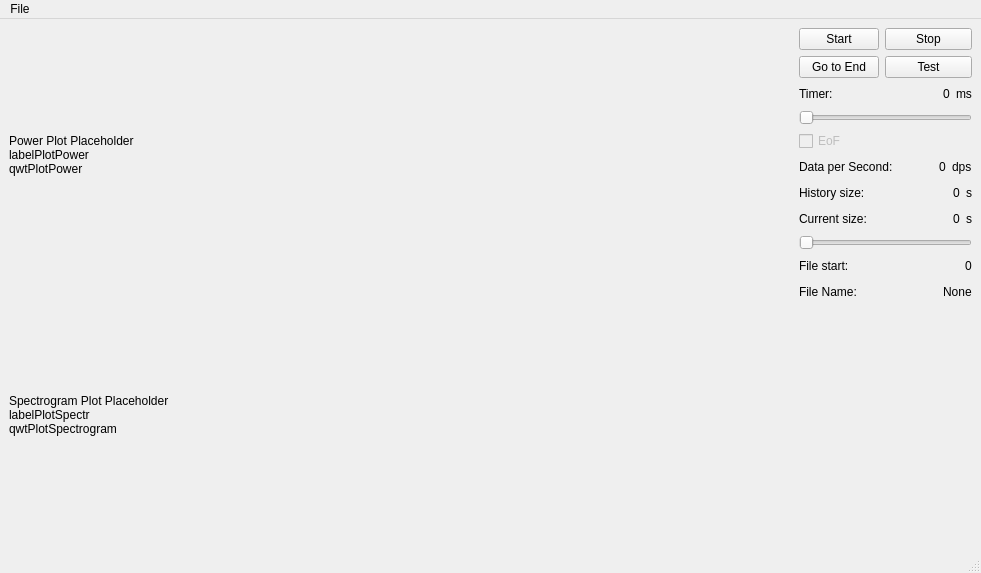
<?xml version="1.0" encoding="UTF-8"?>
<ui version="4.0">
 <class>MonitorMainUI</class>
 <widget class="QMainWindow" name="MonitorMainUI">
  <property name="geometry">
   <rect>
    <x>0</x>
    <y>0</y>
    <width>981</width>
    <height>573</height>
   </rect>
  </property>
  <property name="windowTitle">
   <string>Spectrum Analyser</string>
  </property>
  <property name="windowIcon">
   <iconset>
    <normaloff>resources/utilities_system_monitor.png</normaloff>resources/utilities_system_monitor.png</iconset>
  </property>
  <widget class="QWidget" name="centralwidget">
   <layout class="QGridLayout" name="gridLayout" columnstretch="1,0">
    <property name="leftMargin">
     <number>9</number>
    </property>
    <item row="0" column="0">
     <layout class="QVBoxLayout" name="verticalPlts">
      <item>
       <widget class="QLabel" name="labelPlotPower">
        <property name="minimumSize">
         <size>
          <width>610</width>
          <height>250</height>
         </size>
        </property>
        <property name="text">
         <string>Power Plot Placeholder
labelPlotPower
qwtPlotPower</string>
        </property>
       </widget>
      </item>
      <item>
       <widget class="QLabel" name="labelPlotSpectrogram">
        <property name="minimumSize">
         <size>
          <width>610</width>
          <height>250</height>
         </size>
        </property>
        <property name="text">
         <string>Spectrogram Plot Placeholder
labelPlotSpectr
qwtPlotSpectrogram</string>
        </property>
       </widget>
      </item>
     </layout>
    </item>
    <item row="0" column="1">
     <layout class="QVBoxLayout" name="verticalBtns">
      <property name="sizeConstraint">
       <enum>QLayout::SetDefaultConstraint</enum>
      </property>
      <item>
       <layout class="QFormLayout" name="formLayout">
        <item row="0" column="0">
         <widget class="QPushButton" name="pushButtonStart">
          <property name="maximumSize">
           <size>
            <width>127</width>
            <height>16777215</height>
           </size>
          </property>
          <property name="text">
           <string>Start</string>
          </property>
         </widget>
        </item>
        <item row="0" column="1">
         <widget class="QPushButton" name="pushButtonStop">
          <property name="maximumSize">
           <size>
            <width>127</width>
            <height>16777215</height>
           </size>
          </property>
          <property name="text">
           <string>Stop</string>
          </property>
         </widget>
        </item>
        <item row="1" column="1">
         <widget class="QPushButton" name="pushButtonTest">
          <property name="maximumSize">
           <size>
            <width>127</width>
            <height>16777215</height>
           </size>
          </property>
          <property name="text">
           <string>Test</string>
          </property>
         </widget>
        </item>
        <item row="1" column="0">
         <widget class="QPushButton" name="pushButtonGoToEnd">
          <property name="maximumSize">
           <size>
            <width>127</width>
            <height>16777215</height>
           </size>
          </property>
          <property name="toolTip">
           <string>&lt;html&gt;&lt;head/&gt;&lt;body&gt;&lt;p&gt;Go to end of the current file&lt;/p&gt;&lt;/body&gt;&lt;/html&gt;</string>
          </property>
          <property name="text">
           <string>Go to End</string>
          </property>
         </widget>
        </item>
       </layout>
      </item>
      <item>
       <layout class="QHBoxLayout" name="horizontalLayout">
        <property name="sizeConstraint">
         <enum>QLayout::SetFixedSize</enum>
        </property>
        <item>
         <widget class="QLabel" name="label_2">
          <property name="sizePolicy">
           <sizepolicy hsizetype="Maximum" vsizetype="Preferred">
            <horstretch>0</horstretch>
            <verstretch>0</verstretch>
           </sizepolicy>
          </property>
          <property name="text">
           <string>Timer:</string>
          </property>
         </widget>
        </item>
        <item>
         <spacer name="horizontalSpacer">
          <property name="orientation">
           <enum>Qt::Horizontal</enum>
          </property>
          <property name="sizeType">
           <enum>QSizePolicy::MinimumExpanding</enum>
          </property>
          <property name="sizeHint" stdset="0">
           <size>
            <width>40</width>
            <height>20</height>
           </size>
          </property>
         </spacer>
        </item>
        <item>
         <widget class="QLabel" name="label">
          <property name="sizePolicy">
           <sizepolicy hsizetype="Maximum" vsizetype="Preferred">
            <horstretch>0</horstretch>
            <verstretch>0</verstretch>
           </sizepolicy>
          </property>
          <property name="text">
           <string>0</string>
          </property>
         </widget>
        </item>
        <item>
         <widget class="QLabel" name="label_3">
          <property name="sizePolicy">
           <sizepolicy hsizetype="Maximum" vsizetype="Preferred">
            <horstretch>0</horstretch>
            <verstretch>0</verstretch>
           </sizepolicy>
          </property>
          <property name="text">
           <string>ms</string>
          </property>
         </widget>
        </item>
       </layout>
      </item>
      <item>
       <widget class="QSlider" name="hSliderTimer">
        <property name="sizePolicy">
         <sizepolicy hsizetype="Expanding" vsizetype="Fixed">
          <horstretch>0</horstretch>
          <verstretch>0</verstretch>
         </sizepolicy>
        </property>
        <property name="minimum">
         <number>1</number>
        </property>
        <property name="maximum">
         <number>1000</number>
        </property>
        <property name="singleStep">
         <number>10</number>
        </property>
        <property name="pageStep">
         <number>50</number>
        </property>
        <property name="orientation">
         <enum>Qt::Horizontal</enum>
        </property>
       </widget>
      </item>
      <item>
       <widget class="QCheckBox" name="checkBoxEoF">
        <property name="enabled">
         <bool>false</bool>
        </property>
        <property name="text">
         <string>EoF</string>
        </property>
       </widget>
      </item>
      <item>
       <layout class="QHBoxLayout" name="horizontalLayout_6">
        <item>
         <widget class="QLabel" name="label_10">
          <property name="text">
           <string>Data per Second:</string>
          </property>
         </widget>
        </item>
        <item>
         <spacer name="horizontalSpacer_6">
          <property name="orientation">
           <enum>Qt::Horizontal</enum>
          </property>
          <property name="sizeHint" stdset="0">
           <size>
            <width>40</width>
            <height>20</height>
           </size>
          </property>
         </spacer>
        </item>
        <item>
         <widget class="QLabel" name="labelDpS">
          <property name="text">
           <string>0</string>
          </property>
         </widget>
        </item>
        <item>
         <widget class="QLabel" name="label_13">
          <property name="text">
           <string>dps</string>
          </property>
         </widget>
        </item>
       </layout>
      </item>
      <item>
       <layout class="QHBoxLayout" name="horizontalLayout_2">
        <property name="sizeConstraint">
         <enum>QLayout::SetFixedSize</enum>
        </property>
        <item>
         <widget class="QLabel" name="label_4">
          <property name="sizePolicy">
           <sizepolicy hsizetype="Maximum" vsizetype="Preferred">
            <horstretch>0</horstretch>
            <verstretch>0</verstretch>
           </sizepolicy>
          </property>
          <property name="text">
           <string>History size:</string>
          </property>
         </widget>
        </item>
        <item>
         <spacer name="horizontalSpacer_2">
          <property name="orientation">
           <enum>Qt::Horizontal</enum>
          </property>
          <property name="sizeType">
           <enum>QSizePolicy::MinimumExpanding</enum>
          </property>
          <property name="sizeHint" stdset="0">
           <size>
            <width>40</width>
            <height>20</height>
           </size>
          </property>
         </spacer>
        </item>
        <item>
         <widget class="QLabel" name="label_7">
          <property name="sizePolicy">
           <sizepolicy hsizetype="Maximum" vsizetype="Preferred">
            <horstretch>0</horstretch>
            <verstretch>0</verstretch>
           </sizepolicy>
          </property>
          <property name="text">
           <string>0</string>
          </property>
         </widget>
        </item>
        <item>
         <widget class="QLabel" name="label_8">
          <property name="sizePolicy">
           <sizepolicy hsizetype="Maximum" vsizetype="Preferred">
            <horstretch>0</horstretch>
            <verstretch>0</verstretch>
           </sizepolicy>
          </property>
          <property name="text">
           <string>s</string>
          </property>
         </widget>
        </item>
       </layout>
      </item>
      <item>
       <layout class="QHBoxLayout" name="horizontalLayout_3">
        <property name="sizeConstraint">
         <enum>QLayout::SetFixedSize</enum>
        </property>
        <item>
         <widget class="QLabel" name="label_5">
          <property name="text">
           <string>Current size:</string>
          </property>
         </widget>
        </item>
        <item>
         <spacer name="horizontalSpacer_3">
          <property name="orientation">
           <enum>Qt::Horizontal</enum>
          </property>
          <property name="sizeType">
           <enum>QSizePolicy::MinimumExpanding</enum>
          </property>
          <property name="sizeHint" stdset="0">
           <size>
            <width>40</width>
            <height>20</height>
           </size>
          </property>
         </spacer>
        </item>
        <item>
         <widget class="QLabel" name="labelHistorySize">
          <property name="sizePolicy">
           <sizepolicy hsizetype="Maximum" vsizetype="Preferred">
            <horstretch>0</horstretch>
            <verstretch>0</verstretch>
           </sizepolicy>
          </property>
          <property name="text">
           <string>0</string>
          </property>
         </widget>
        </item>
        <item>
         <widget class="QLabel" name="label_6">
          <property name="sizePolicy">
           <sizepolicy hsizetype="Maximum" vsizetype="Preferred">
            <horstretch>0</horstretch>
            <verstretch>0</verstretch>
           </sizepolicy>
          </property>
          <property name="maximumSize">
           <size>
            <width>19</width>
            <height>16777215</height>
           </size>
          </property>
          <property name="text">
           <string>s</string>
          </property>
         </widget>
        </item>
       </layout>
      </item>
      <item>
       <widget class="QSlider" name="hSliderHistory">
        <property name="sizePolicy">
         <sizepolicy hsizetype="Expanding" vsizetype="Fixed">
          <horstretch>0</horstretch>
          <verstretch>0</verstretch>
         </sizepolicy>
        </property>
        <property name="minimum">
         <number>1</number>
        </property>
        <property name="maximum">
         <number>120</number>
        </property>
        <property name="singleStep">
         <number>2</number>
        </property>
        <property name="orientation">
         <enum>Qt::Horizontal</enum>
        </property>
       </widget>
      </item>
      <item>
       <layout class="QHBoxLayout" name="horizontalLayout_4">
        <property name="sizeConstraint">
         <enum>QLayout::SetFixedSize</enum>
        </property>
        <item>
         <widget class="QLabel" name="label_9">
          <property name="sizePolicy">
           <sizepolicy hsizetype="Maximum" vsizetype="Preferred">
            <horstretch>0</horstretch>
            <verstretch>0</verstretch>
           </sizepolicy>
          </property>
          <property name="text">
           <string>File start:</string>
          </property>
         </widget>
        </item>
        <item>
         <spacer name="horizontalSpacer_4">
          <property name="orientation">
           <enum>Qt::Horizontal</enum>
          </property>
          <property name="sizeType">
           <enum>QSizePolicy::MinimumExpanding</enum>
          </property>
          <property name="sizeHint" stdset="0">
           <size>
            <width>40</width>
            <height>20</height>
           </size>
          </property>
         </spacer>
        </item>
        <item>
         <widget class="QLabel" name="labelTimeStart">
          <property name="sizePolicy">
           <sizepolicy hsizetype="Maximum" vsizetype="Preferred">
            <horstretch>0</horstretch>
            <verstretch>0</verstretch>
           </sizepolicy>
          </property>
          <property name="text">
           <string>0</string>
          </property>
         </widget>
        </item>
       </layout>
      </item>
      <item>
       <layout class="QHBoxLayout" name="horizontalLayout_5">
        <property name="sizeConstraint">
         <enum>QLayout::SetFixedSize</enum>
        </property>
        <item>
         <widget class="QLabel" name="label_11">
          <property name="sizePolicy">
           <sizepolicy hsizetype="Maximum" vsizetype="Preferred">
            <horstretch>0</horstretch>
            <verstretch>0</verstretch>
           </sizepolicy>
          </property>
          <property name="text">
           <string>File Name:</string>
          </property>
         </widget>
        </item>
        <item>
         <spacer name="horizontalSpacer_5">
          <property name="orientation">
           <enum>Qt::Horizontal</enum>
          </property>
          <property name="sizeType">
           <enum>QSizePolicy::MinimumExpanding</enum>
          </property>
          <property name="sizeHint" stdset="0">
           <size>
            <width>40</width>
            <height>20</height>
           </size>
          </property>
         </spacer>
        </item>
        <item>
         <widget class="QLabel" name="labelFileName">
          <property name="sizePolicy">
           <sizepolicy hsizetype="Maximum" vsizetype="Preferred">
            <horstretch>0</horstretch>
            <verstretch>0</verstretch>
           </sizepolicy>
          </property>
          <property name="text">
           <string>None</string>
          </property>
         </widget>
        </item>
       </layout>
      </item>
      <item>
       <spacer name="verticalSpacer">
        <property name="orientation">
         <enum>Qt::Vertical</enum>
        </property>
        <property name="sizeHint" stdset="0">
         <size>
          <width>20</width>
          <height>40</height>
         </size>
        </property>
       </spacer>
      </item>
     </layout>
    </item>
   </layout>
  </widget>
  <widget class="QMenuBar" name="menubar">
   <property name="geometry">
    <rect>
     <x>0</x>
     <y>0</y>
     <width>981</width>
     <height>25</height>
    </rect>
   </property>
   <widget class="QMenu" name="menuFile">
    <property name="title">
     <string>File</string>
    </property>
    <addaction name="actionOpen"/>
   </widget>
   <addaction name="menuFile"/>
  </widget>
  <widget class="QStatusBar" name="statusbar"/>
  <action name="actionOpen">
   <property name="text">
    <string>Open</string>
   </property>
  </action>
 </widget>
 <tabstops>
  <tabstop>hSliderHistory</tabstop>
  <tabstop>checkBoxEoF</tabstop>
 </tabstops>
 <resources/>
 <connections>
  <connection>
   <sender>pushButtonTest</sender>
   <signal>clicked()</signal>
   <receiver>MonitorMainUI</receiver>
   <slot>WiSpyTest()</slot>
   <hints>
    <hint type="sourcelabel">
     <x>943</x>
     <y>127</y>
    </hint>
    <hint type="destinationlabel">
     <x>668</x>
     <y>354</y>
    </hint>
   </hints>
  </connection>
  <connection>
   <sender>pushButtonStop</sender>
   <signal>clicked()</signal>
   <receiver>MonitorMainUI</receiver>
   <slot>WiSpyStop()</slot>
   <hints>
    <hint type="sourcelabel">
     <x>943</x>
     <y>94</y>
    </hint>
    <hint type="destinationlabel">
     <x>673</x>
     <y>315</y>
    </hint>
   </hints>
  </connection>
  <connection>
   <sender>pushButtonStart</sender>
   <signal>clicked()</signal>
   <receiver>MonitorMainUI</receiver>
   <slot>WiSpyStart()</slot>
   <hints>
    <hint type="sourcelabel">
     <x>943</x>
     <y>61</y>
    </hint>
    <hint type="destinationlabel">
     <x>672</x>
     <y>277</y>
    </hint>
   </hints>
  </connection>
  <connection>
   <sender>pushButtonGoToEnd</sender>
   <signal>clicked()</signal>
   <receiver>MonitorMainUI</receiver>
   <slot>WiSpyGoToEnd()</slot>
   <hints>
    <hint type="sourcelabel">
     <x>943</x>
     <y>160</y>
    </hint>
    <hint type="destinationlabel">
     <x>669</x>
     <y>395</y>
    </hint>
   </hints>
  </connection>
  <connection>
   <sender>hSliderTimer</sender>
   <signal>valueChanged(int)</signal>
   <receiver>label</receiver>
   <slot>setNum(int)</slot>
   <hints>
    <hint type="sourcelabel">
     <x>970</x>
     <y>218</y>
    </hint>
    <hint type="destinationlabel">
     <x>944</x>
     <y>187</y>
    </hint>
   </hints>
  </connection>
  <connection>
   <sender>hSliderTimer</sender>
   <signal>valueChanged(int)</signal>
   <receiver>MonitorMainUI</receiver>
   <slot>setTimer(int)</slot>
   <hints>
    <hint type="sourcelabel">
     <x>970</x>
     <y>218</y>
    </hint>
    <hint type="destinationlabel">
     <x>677</x>
     <y>234</y>
    </hint>
   </hints>
  </connection>
  <connection>
   <sender>hSliderHistory</sender>
   <signal>valueChanged(int)</signal>
   <receiver>MonitorMainUI</receiver>
   <slot>setHistorySize(int)</slot>
   <hints>
    <hint type="sourcelabel">
     <x>837</x>
     <y>331</y>
    </hint>
    <hint type="destinationlabel">
     <x>739</x>
     <y>318</y>
    </hint>
   </hints>
  </connection>
  <connection>
   <sender>hSliderHistory</sender>
   <signal>valueChanged(int)</signal>
   <receiver>label_7</receiver>
   <slot>setNum(int)</slot>
   <hints>
    <hint type="sourcelabel">
     <x>970</x>
     <y>331</y>
    </hint>
    <hint type="destinationlabel">
     <x>955</x>
     <y>272</y>
    </hint>
   </hints>
  </connection>
 </connections>
 <slots>
  <slot>WiSpyStart()</slot>
  <slot>WiSpyStop()</slot>
  <slot>WiSpyTest()</slot>
  <slot>WiSpyGoToEnd()</slot>
  <slot>setTimer(int)</slot>
  <slot>setHistorySize(int)</slot>
 </slots>
</ui>
